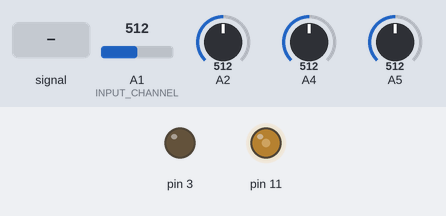
Recording of a sketch running on a simulated Arduino Uno, built with avr-gcc and run on an emulated ATmega328P. Shown: output pins drawn as LEDs (lit = HIGH). Inputs (shaded band) come from the test bench; at power-on: A4 = 512, A1 (INPUT_CHANNEL) = 512, A2 = 512, A5 = 512.

Above: at 0.1 s.
At 1.2 s:
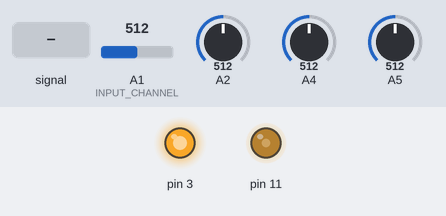
1.3 s: A4 fed a 2 Hz sine of ±306 counts around its level
At 1.83 s:
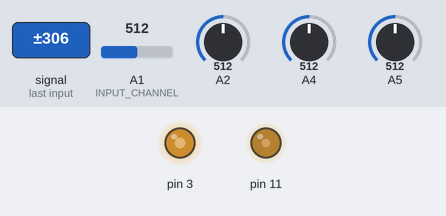
Timing chart, 0 to 1.7 s (numbered marks = the images above; inputs shaded):
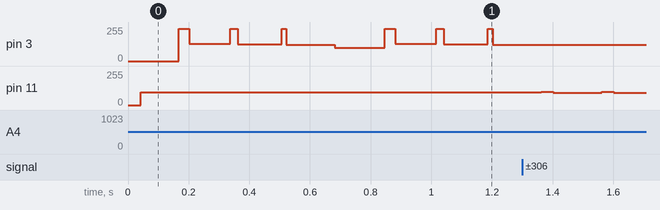

The sketch:

arduino-guitar-pedal.ino
```cpp
#include <SPI.h>
#include "TimerOne.h"

//for setting bits
#define cbi(sfr, bit) (_SFR_BYTE(sfr) &= ~_BV(bit))
#define sbi(sfr, bit) (_SFR_BYTE(sfr) |= _BV(bit))

//max value we can output (0-1023)
#define OUTPUT_MAX 1023.0

//for getting sound input
#define INPUT_CHANNEL 1

//You can use 3 of the 4 knobs (top left is gain for input)
#define TOP_RIGHT 2
#define BOT_LEFT  5
#define BOT_RIGHT 4

void setup() {
  Serial.begin(115200);

  // set adc prescaler  to 64 for 19kHz sampling frequency on input
  cbi(ADCSRA, ADPS2);
  sbi(ADCSRA, ADPS1);
  sbi(ADCSRA, ADPS0);

  // Timer2 controls PWM pins 3 & 11
  // Timer2 PWM Mode set to fast PWM
  cbi (TCCR2A, COM2A0);
  sbi (TCCR2A, COM2A1);
  sbi (TCCR2A, WGM20);
  sbi (TCCR2A, WGM21);
  cbi (TCCR2B, WGM22);

  // Timer2 Clock Prescaler to : 1
  sbi (TCCR2B, CS20);
  cbi (TCCR2B, CS21);
  cbi (TCCR2B, CS22);

  //setup output pins
  pinMode(3, OUTPUT);
  pinMode(11, OUTPUT);
}

short readKnob(int k){
  return 1023 - (short)analogRead(k);
}

//output using 2 channels for 10-bit output instead of 8-bit (still terrible)
void output(int value) {
  analogWrite(3, value >> 2);
  analogWrite(11, (value & B11) << 6);
}

short last_in = 0;
void loop() {
  short in = analogRead(INPUT_CHANNEL);

  //apply a low pass based on top right knob
  short knob = readKnob(TOP_RIGHT);
  float val = (float)knob / OUTPUT_MAX;
  int out1 = in * (1.0 - val) + last_in * val;
  last_in = in;

  knob = readKnob(BOT_LEFT);
  float inc = (float)knob / 10.0;
  int out2 = triangle_wave(0, inc);

  knob = readKnob(BOT_RIGHT);
  inc = (float)knob / 10.0;
  int out3 = triangle_wave(1, inc);

  //output the average
  output((out2+out3)/2);
}

float triangle_vals [] = {0.0, 0.0, 0.0};
int triangle_wave(short buf, float inc){
  float triangle_val = triangle_vals[buf] + inc;
  if(triangle_val > OUTPUT_MAX){
    triangle_val -= OUTPUT_MAX;
  }
  triangle_vals[buf] = triangle_val;
  return (int) triangle_val;
}
```
